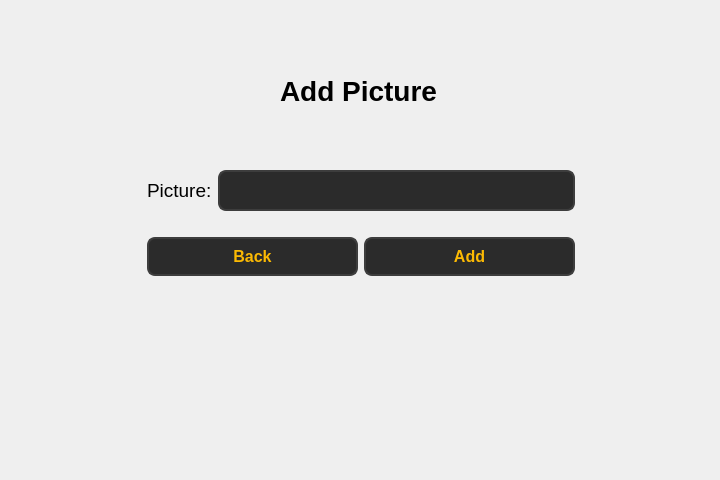
<?xml version="1.0" encoding="UTF-8"?>
<ui version="4.0">
 <class>Form</class>
 <widget class="QWidget" name="Form">
  <property name="geometry">
   <rect>
    <x>0</x>
    <y>0</y>
    <width>720</width>
    <height>480</height>
   </rect>
  </property>
  <property name="windowTitle">
   <string>Form</string>
  </property>
  <widget class="QLabel" name="label">
   <property name="geometry">
    <rect>
     <x>280</x>
     <y>70</y>
     <width>161</width>
     <height>41</height>
    </rect>
   </property>
   <property name="font">
    <font>
     <pointsize>21</pointsize>
     <bold>true</bold>
    </font>
   </property>
   <property name="text">
    <string>Add Picture</string>
   </property>
  </widget>
  <widget class="QWidget" name="layoutWidget">
   <property name="geometry">
    <rect>
     <x>147</x>
     <y>150</y>
     <width>428</width>
     <height>148</height>
    </rect>
   </property>
   <layout class="QVBoxLayout" name="verticalLayout">
    <item>
     <layout class="QHBoxLayout" name="horizontalLayout">
      <item>
       <widget class="QLabel" name="label_4">
        <property name="font">
         <font>
          <pointsize>14</pointsize>
         </font>
        </property>
        <property name="text">
         <string>Picture:</string>
        </property>
       </widget>
      </item>
      <item>
       <widget class="QLineEdit" name="lineEdit_3">
        <property name="styleSheet">
         <string notr="true">QLineEdit {
        background-color: #2b2b2b;  /* Dark background */
        color: #fcba03;  /* Text color */
        border: 2px solid #3d3d3d;  /* Border color */
        border-radius: 8px;  /* Rounded corners */
        padding: 8px;  /* Padding inside the input field */
        font-size: 16px;  /* Font size */
        font-weight: bold;  /* Bold font */
    }

    QLineEdit:hover {
        background-color: #3d3d3d;  /* Background when hovered */
        border: 2px solid #fcba03;  /* Border color when hovered */
    }

    QLineEdit:focus {
        background-color: #1a1a1a;  /* Background when focused */
        border: 2px solid #fcba03;  /* Border color when focused */
        color: #ffffff;  /* Text color when focused */
    }</string>
        </property>
       </widget>
      </item>
     </layout>
    </item>
    <item>
     <layout class="QHBoxLayout" name="horizontalLayout_3">
      <item>
       <widget class="QPushButton" name="pushButton_back">
        <property name="styleSheet">
         <string notr="true">QPushButton {
        background-color: #2b2b2b;  
        color: #fcba03;              
        border: 2px solid #3d3d3d;      
        border-radius: 8px;          
        padding: 8px 16px;            
        font-size: 16px;            
        font-weight: bold;
    
    }

    QPushButton:hover {
        background-color: #fcba03;
		 color: #000000;
        border: 2px solid #5a5a5a;    
    }

    QPushButton:pressed {
        background-color: #1a1a1a;      
        border: 2px solid #2b2b2b;      
    }</string>
        </property>
        <property name="text">
         <string>Back</string>
        </property>
       </widget>
      </item>
      <item>
       <widget class="QPushButton" name="pushButton">
        <property name="styleSheet">
         <string notr="true">QPushButton {
        background-color: #2b2b2b;  
        color: #fcba03;              
        border: 2px solid #3d3d3d;      
        border-radius: 8px;          
        padding: 8px 16px;            
        font-size: 16px;            
        font-weight: bold;
    
    }

    QPushButton:hover {
        background-color: #fcba03;
		 color: #000000;
        border: 2px solid #5a5a5a;    
    }

    QPushButton:pressed {
        background-color: #1a1a1a;      
        border: 2px solid #2b2b2b;      
    }</string>
        </property>
        <property name="text">
         <string>Add</string>
        </property>
       </widget>
      </item>
     </layout>
    </item>
   </layout>
  </widget>
 </widget>
 <resources/>
 <connections/>
</ui>
